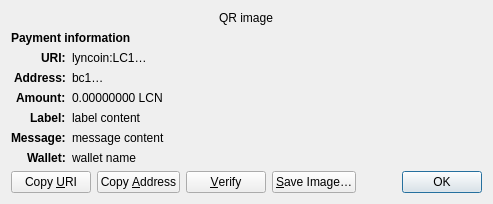
<?xml version="1.0" encoding="UTF-8"?>
<ui version="4.0">
 <class>ReceiveRequestDialog</class>
 <widget class="QDialog" name="ReceiveRequestDialog">
  <property name="geometry">
   <rect>
    <x>0</x>
    <y>0</y>
    <width>413</width>
    <height>229</height>
   </rect>
  </property>
  <property name="windowTitle">
   <string>Request payment to …</string>
  </property>
  <layout class="QGridLayout" name="gridLayout" columnstretch="0,1">
   <property name="sizeConstraint">
    <enum>QLayout::SetFixedSize</enum>
   </property>
   <item row="0" column="0" colspan="2" alignment="Qt::AlignHCenter">
    <widget class="QRImageWidget" name="qr_code">
     <property name="text">
      <string notr="true">QR image</string>
     </property>
     <property name="textInteractionFlags">
      <set>Qt::NoTextInteraction</set>
     </property>
    </widget>
   </item>
   <item row="1" column="0" colspan="2">
    <widget class="QLabel" name="payment_header">
     <property name="font">
      <font>
       <weight>75</weight>
       <bold>true</bold>
      </font>
     </property>
     <property name="text">
      <string>Payment information</string>
     </property>
     <property name="textInteractionFlags">
      <set>Qt::NoTextInteraction</set>
     </property>
    </widget>
   </item>
   <item row="2" column="0" alignment="Qt::AlignRight|Qt::AlignTop">
    <widget class="QLabel" name="uri_tag">
     <property name="font">
      <font>
       <weight>75</weight>
       <bold>true</bold>
      </font>
     </property>
     <property name="text">
      <string notr="true">URI:</string>
     </property>
     <property name="textFormat">
      <enum>Qt::PlainText</enum>
     </property>
     <property name="textInteractionFlags">
      <set>Qt::NoTextInteraction</set>
     </property>
    </widget>
   </item>
   <item row="2" column="1" alignment="Qt::AlignTop">
    <widget class="QLabel" name="uri_content">
     <property name="text">
      <string notr="true">lyncoin:LC1…</string>
     </property>
     <property name="textFormat">
      <enum>Qt::RichText</enum>
     </property>
     <property name="wordWrap">
      <bool>true</bool>
     </property>
     <property name="textInteractionFlags">
      <set>Qt::TextSelectableByMouse</set>
     </property>
    </widget>
   </item>
   <item row="3" column="0" alignment="Qt::AlignRight|Qt::AlignTop">
    <widget class="QLabel" name="address_tag">
     <property name="font">
      <font>
       <weight>75</weight>
       <bold>true</bold>
      </font>
     </property>
     <property name="text">
      <string>Address:</string>
     </property>
     <property name="textInteractionFlags">
      <set>Qt::NoTextInteraction</set>
     </property>
    </widget>
   </item>
   <item row="3" column="1" alignment="Qt::AlignTop">
    <widget class="QLabel" name="address_content">
     <property name="text">
      <string notr="true">bc1…</string>
     </property>
     <property name="textFormat">
      <enum>Qt::PlainText</enum>
     </property>
     <property name="textInteractionFlags">
      <set>Qt::TextSelectableByMouse</set>
     </property>
    </widget>
   </item>
   <item row="4" column="0" alignment="Qt::AlignRight|Qt::AlignTop">
    <widget class="QLabel" name="amount_tag">
     <property name="font">
      <font>
       <weight>75</weight>
       <bold>true</bold>
      </font>
     </property>
     <property name="text">
      <string>Amount:</string>
     </property>
     <property name="textInteractionFlags">
      <set>Qt::NoTextInteraction</set>
     </property>
    </widget>
   </item>
   <item row="4" column="1" alignment="Qt::AlignTop">
    <widget class="QLabel" name="amount_content">
     <property name="text">
      <string notr="true">0.00000000 LCN</string>
     </property>
     <property name="textFormat">
      <enum>Qt::PlainText</enum>
     </property>
     <property name="textInteractionFlags">
      <set>Qt::TextSelectableByMouse</set>
     </property>
    </widget>
   </item>
   <item row="5" column="0" alignment="Qt::AlignRight|Qt::AlignTop">
    <widget class="QLabel" name="label_tag">
     <property name="font">
      <font>
       <weight>75</weight>
       <bold>true</bold>
      </font>
     </property>
     <property name="text">
      <string>Label:</string>
     </property>
     <property name="textInteractionFlags">
      <set>Qt::NoTextInteraction</set>
     </property>
    </widget>
   </item>
   <item row="5" column="1" alignment="Qt::AlignTop">
    <widget class="QLabel" name="label_content">
     <property name="text">
      <string notr="true">label content</string>
     </property>
     <property name="textFormat">
      <enum>Qt::PlainText</enum>
     </property>
     <property name="wordWrap">
      <bool>true</bool>
     </property>
     <property name="textInteractionFlags">
      <set>Qt::TextSelectableByMouse</set>
     </property>
    </widget>
   </item>
   <item row="6" column="0" alignment="Qt::AlignRight|Qt::AlignTop">
    <widget class="QLabel" name="message_tag">
     <property name="font">
      <font>
       <weight>75</weight>
       <bold>true</bold>
      </font>
     </property>
     <property name="text">
      <string>Message:</string>
     </property>
     <property name="textInteractionFlags">
      <set>Qt::NoTextInteraction</set>
     </property>
    </widget>
   </item>
   <item row="6" column="1" alignment="Qt::AlignTop">
    <widget class="QLabel" name="message_content">
     <property name="text">
      <string notr="true">message content</string>
     </property>
     <property name="textFormat">
      <enum>Qt::PlainText</enum>
     </property>
     <property name="wordWrap">
      <bool>true</bool>
     </property>
     <property name="textInteractionFlags">
      <set>Qt::TextSelectableByMouse</set>
     </property>
    </widget>
   </item>
   <item row="7" column="0" alignment="Qt::AlignRight|Qt::AlignTop">
    <widget class="QLabel" name="wallet_tag">
     <property name="font">
      <font>
       <weight>75</weight>
       <bold>true</bold>
      </font>
     </property>
     <property name="text">
      <string>Wallet:</string>
     </property>
     <property name="textInteractionFlags">
      <set>Qt::NoTextInteraction</set>
     </property>
    </widget>
   </item>
   <item row="7" column="1" alignment="Qt::AlignTop">
    <widget class="QLabel" name="wallet_content">
     <property name="text">
      <string notr="true">wallet name</string>
     </property>
     <property name="textFormat">
      <enum>Qt::PlainText</enum>
     </property>
     <property name="wordWrap">
      <bool>true</bool>
     </property>
     <property name="textInteractionFlags">
      <set>Qt::TextSelectableByMouse</set>
     </property>
    </widget>
   </item>
   <item row="8" column="0" colspan="2">
    <layout class="QHBoxLayout" name="horizontalLayout">
     <item>
      <widget class="QPushButton" name="btnCopyURI">
       <property name="text">
        <string>Copy &amp;URI</string>
       </property>
       <property name="autoDefault">
        <bool>false</bool>
       </property>
      </widget>
     </item>
     <item>
      <widget class="QPushButton" name="btnCopyAddress">
       <property name="text">
        <string>Copy &amp;Address</string>
       </property>
       <property name="autoDefault">
        <bool>false</bool>
       </property>
      </widget>
     </item>
     <item>
      <widget class="QPushButton" name="btnVerify">
       <property name="text">
        <string>&amp;Verify</string>
       </property>
       <property name="toolTip">
        <string>Verify this address on e.g. a hardware wallet screen</string>
       </property>
       <property name="autoDefault">
        <bool>false</bool>
       </property>
      </widget>
     </item>
     <item>
      <widget class="QPushButton" name="btnSaveAs">
       <property name="text">
        <string>&amp;Save Image…</string>
       </property>
       <property name="autoDefault">
        <bool>false</bool>
       </property>
      </widget>
     </item>
     <item>
      <spacer name="horizontalSpacer_2">
       <property name="orientation">
        <enum>Qt::Horizontal</enum>
       </property>
       <property name="sizeHint" stdset="0">
        <size>
         <width>40</width>
         <height>20</height>
        </size>
       </property>
      </spacer>
     </item>
     <item>
      <widget class="QDialogButtonBox" name="buttonBox">
       <property name="focusPolicy">
        <enum>Qt::StrongFocus</enum>
       </property>
       <property name="standardButtons">
        <set>QDialogButtonBox::Ok</set>
       </property>
      </widget>
     </item>
    </layout>
   </item>
  </layout>
 </widget>
 <customwidgets>
  <customwidget>
   <class>QRImageWidget</class>
   <extends>QLabel</extends>
   <header>qt/qrimagewidget.h</header>
  </customwidget>
 </customwidgets>
 <tabstops>
  <tabstop>buttonBox</tabstop>
  <tabstop>btnCopyURI</tabstop>
  <tabstop>btnCopyAddress</tabstop>
  <tabstop>btnSaveAs</tabstop>
 </tabstops>
 <resources/>
 <connections>
  <connection>
   <sender>buttonBox</sender>
   <signal>accepted()</signal>
   <receiver>ReceiveRequestDialog</receiver>
   <slot>accept()</slot>
   <hints>
    <hint type="sourcelabel">
     <x>135</x>
     <y>230</y>
    </hint>
    <hint type="destinationlabel">
     <x>135</x>
     <y>126</y>
    </hint>
   </hints>
  </connection>
 </connections>
</ui>
